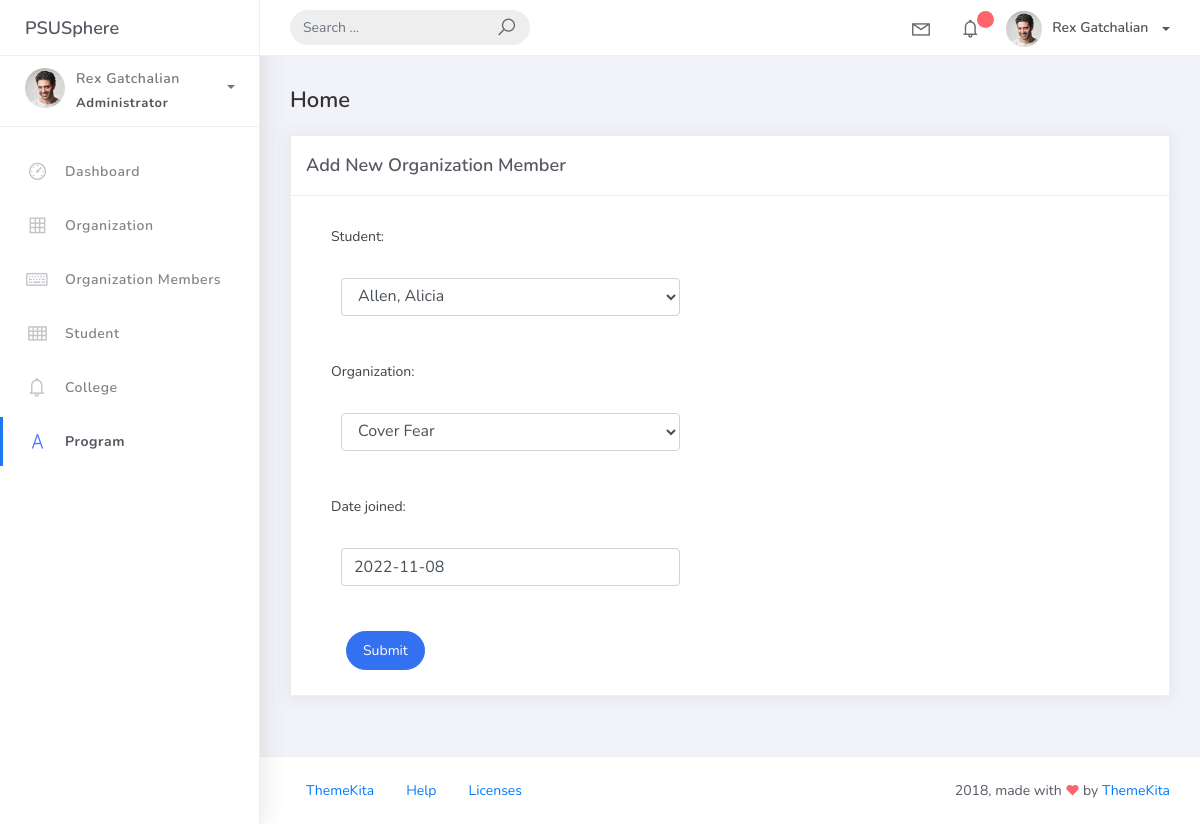
Before: /orgmem/3/edit with the older database file.
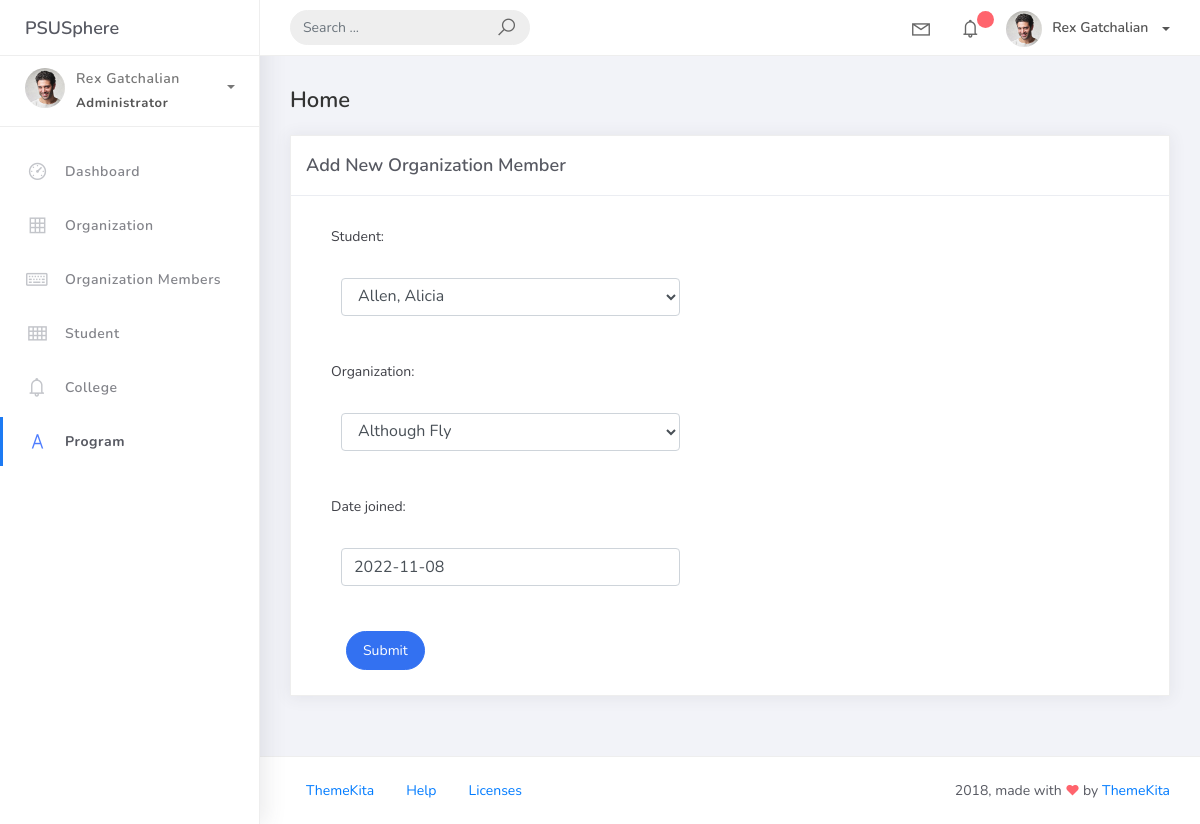
After: the same page with the newer database file.
### psusphere/models.py (models this page shows, shortened)
class BaseModel(models.Model):
    created_at = models.DateTimeField(auto_now_add=True, db_index=True)
    updated_at = models.DateTimeField(auto_now=True)
    class Meta:
        abstract = True

class OrgMember(BaseModel):
    student = models.ForeignKey(Student, on_delete=models.CASCADE)
    organization = models.ForeignKey(Organization, on_delete=models.CASCADE)
    date_joined = models.DateField()

### psusphere/views.py (the view, shortened to what this page needs)
# urls.py: path('orgmem/<pk>/edit', OrgMemberUpdateView.as_view(), name='orgmem_edit'),
class OrgMemberUpdateView(UpdateView):
    model = OrgMember
    fields = "__all__"
    context_object_name = "org_mem"
    template_name = "orgmember/orgmem_form.html"
    success_url = reverse_lazy('org_mem')

### psusphere/models.py (called while the page is built)
    def __str__(self):
        return self.name

    def __str__(self):
        return f"{self.lastname}, {self.firstname}"

### projectsite/templates/orgmember/orgmem_form.html (shortened to what this page needs)
{% extends 'base.html' %}
{% load static %}
{% block content %}
<div class="content">
    <div class="container-fluid">
        <h4 class="page-title">Home</h4>
        <div class="row">
            <div class="col-md-12">
                <div class="card">
                    <div class="card-header">
                        <div class="card-title">Add New Organization Member</div>
                    </div>
                    <div class="col-md-6">
                        <div class="card-body">
                            <form action="" method="post" novalidate>
                                {% include 'includes/form.html' %}
                                <div class="form-group">
                                    <div class="col-md-12 col-sm-3">
                                        <button type="submit" class="btn btn-primary btn-rounded">Submit</button>
                                    </div>
                                </div>
                            </form>
                        </div>
                    </div>
                </div>
            </div>
        </div>
    </div>
</div>
{% endblock %}

### projectsite/templates/includes/form.html (shortened to what this page needs)
{% load widget_tweaks %}
{% for field in form %}
<div class="field item form-group">
        <label>{{ field.label_tag }}</label>
    <div class="form-group">
        {% render_field field class="form-control" %}
    </div>
</div>
{% endfor %}

Changed rows visible on the page:
changed OrgMember "Allen, Alicia": organization "Cover Fear" → "Although Fly"
